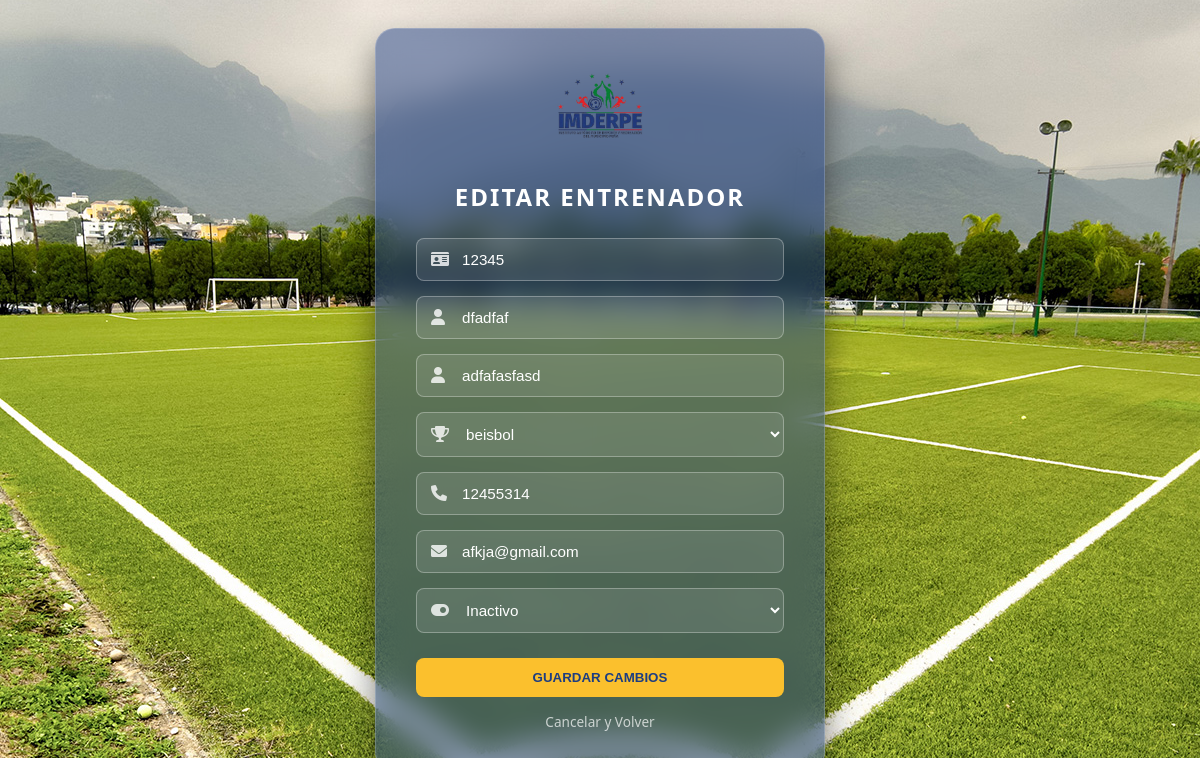
The page /vista/editar_entrenador.php?id=2 on the database as committed earlier.
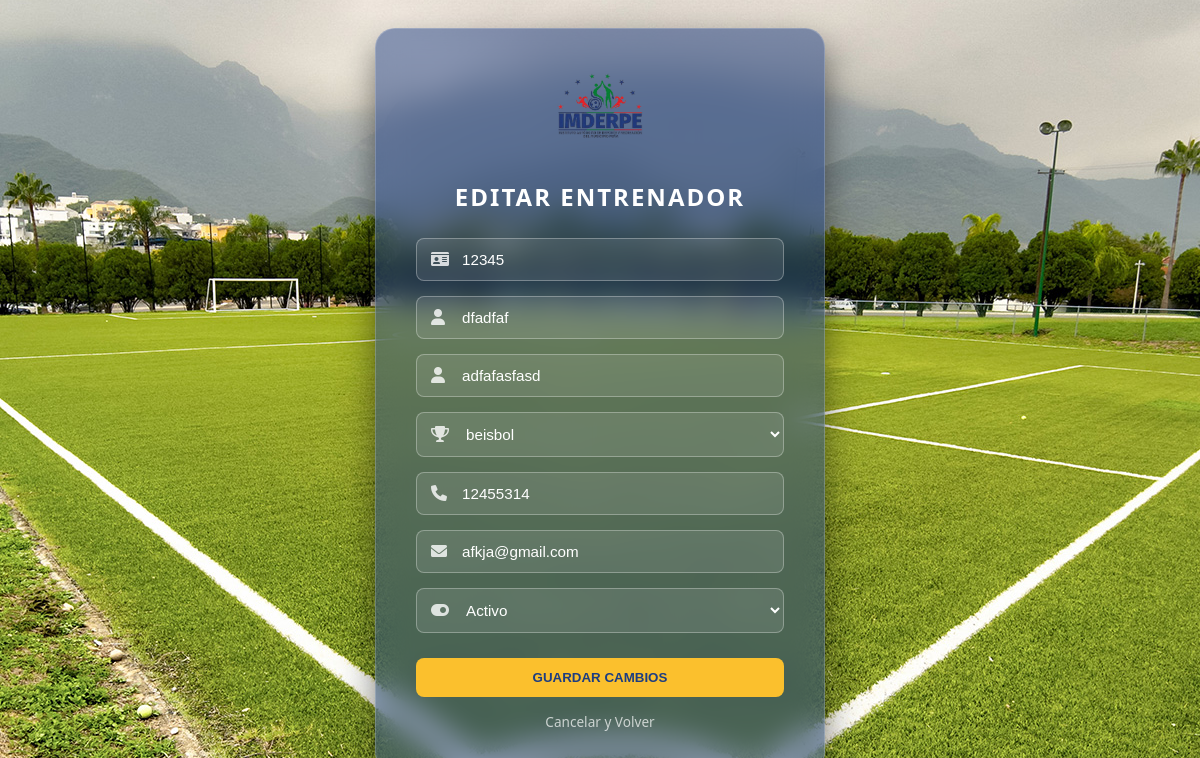
The same page on the database as committed later.
### tables this page shows
CREATE TABLE `entrenadores` (
  `id` int(11) NOT NULL,
  `cedula` varchar(20) NOT NULL,
  `nombre` varchar(100) NOT NULL,
  `apellido` varchar(100) NOT NULL,
  `disciplina_id` int(11) DEFAULT NULL,
  `telefono` varchar(20) DEFAULT NULL,
  `correo` varchar(100) DEFAULT NULL,
  `estado` enum('activo','inactivo') NOT NULL
);

CREATE TABLE `disciplinas` (
  `id` int(11) NOT NULL,
  `nombre_disciplina` varchar(50) NOT NULL
);

### vista/editar_entrenador.php (the view, shortened to what this page needs)
<?php
require_once '../controlador/conexion.php';
$id = intval($_GET['id']);
$stmt = $conexion->prepare("SELECT * FROM entrenadores WHERE id = ?");
$stmt->bind_param("i", $id);
$stmt->execute();
$resultado = $stmt->get_result();
$entrenador = $resultado->fetch_assoc();
$res_disciplinas = $conexion->query("SELECT id, nombre_disciplina FROM disciplinas ORDER BY nombre_disciplina ASC");
?>
<!DOCTYPE html>
<html lang="es">
<head>
    <link rel="stylesheet" href="../estilo/style13.css">
    <link rel="stylesheet" href="https://cdnjs.cloudflare.com/ajax/libs/font-awesome/6.0.0/css/all.min.css">
</head>
<body>
    <div class="login-container">
        <form action="../controlador/controlador_editar_entrenador.php" method="POST" class="glass-form">
            <div class="logo-container">
                <img src="../estilo/logo.png" alt="Logo IMDERPE" class="logo-form">
            </div>
            <h2 class="form-title">Editar Entrenador</h2>
            <div class="input-group">
                <i class="fas fa-id-card"></i>
                <input type="text" name="cedula" value="<?php echo $entrenador['cedula']; ?>" placeholder="Cédula" required>
            </div>
            <div class="input-group">
                <i class="fas fa-user"></i>
                <input type="text" name="nombre" value="<?php echo $entrenador['nombre']; ?>" placeholder="Nombre" required>
            </div>
            <div class="input-group">
                <i class="fas fa-user"></i>
                <input type="text" name="apellido" value="<?php echo $entrenador['apellido']; ?>" placeholder="Apellido" required>
            </div>
            <div class="input-group">
                <i class="fas fa-trophy"></i>
                <select name="disciplina_id" required>
                    <?php while($d = $res_disciplinas->fetch_assoc()): ?>
                        <option value="<?php echo $d['id']; ?>" <?php echo ($d['id'] == $entrenador['disciplina_id']) ? 'selected' : ''; ?>>
                            <?php echo $d['nombre_disciplina']; ?>
                        </option>
                    <?php endwhile; ?>
                </select>
            </div>
            <div class="input-group">
                <i class="fas fa-phone"></i>
                <input type="text" name="telefono" value="<?php echo $entrenador['telefono']; ?>" placeholder="Teléfono" required>
            </div>
            <div class="input-group">
                <i class="fas fa-envelope"></i>
                <input type="email" name="correo" value="<?php echo $entrenador['correo']; ?>" placeholder="Correo" required>
            </div>
            <div class="input-group">
                <i class="fas fa-toggle-on"></i>
                <select name="estado" required>
                    <option value="activo" <?php echo ($entrenador['estado'] == 'activo') ? 'selected' : ''; ?>>Activo</option>
                    <option value="inactivo" <?php echo ($entrenador['estado'] == 'inactivo') ? 'selected' : ''; ?>>Inactivo</option>
                </select>
            </div>
            <button type="submit" name="btn_editar" value="ok" class="btn-register">Guardar Cambios</button>
            <a href="ver_entrenadores.php" class="btn-cancel">Cancelar y Volver</a>
        </form>
    </div>
</body>
</html>

Rows that differ between the two databases and show on the page:
changed entrenadores "dfadfaf": estado "Inactivo" → "Activo"
